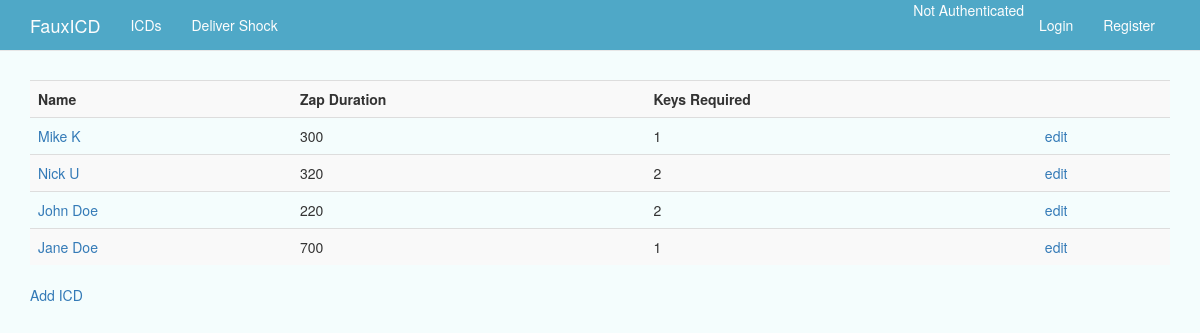
Before: /icd_index/ with the older database file.
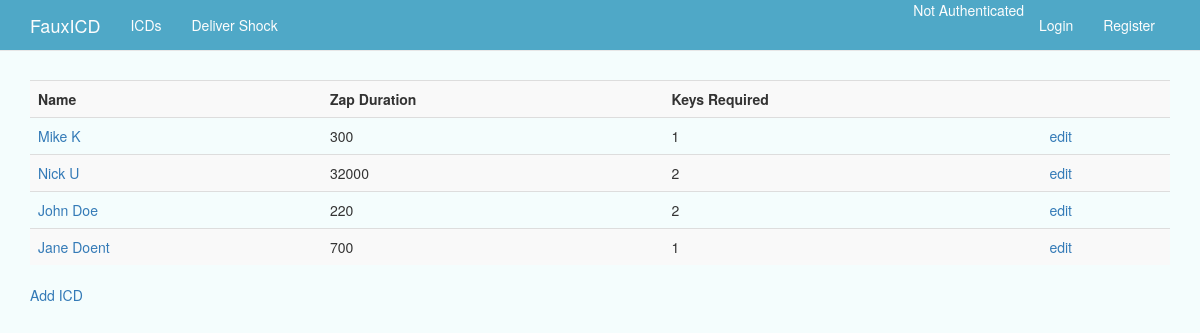
After: the same page with the newer database file.
### web/models.py (models this page shows, shortened)
class Icd(models.Model):
    name = models.CharField(max_length=128, unique=True)
    zap_duration = models.IntegerField(default=0) #duration of a zap in milliseconds
    keys_required = models.IntegerField(default=2) #num of encryption keys required to execute

### web/views.py (the view)
# urls.py: url(r'^icd_index/', views.icd_index, name='icd_index'),
def icd_index(request):
    icd_list = Icd.objects.all() #set the list of ICDs. Should return only one for demo
    context_dict = {'icd_list': icd_list}
    return render(request, 'web/icd_index.html',context_dict)

### templates/web/icd_index.html (shortened to what this page needs)
{% extends 'base.html' %}
{% block body_block %}
<div class="row">
  <div class="col-md-12">
    <table class="table table-striped">
      <tr>
          <th>Name</th>
          <th>Zap Duration</th>
          <th>Keys Required</th>
          <th></th>
      </tr>
      {% if icd_list %}
        {% for this_icd in icd_list %}
        <tr>
          <td><a href="{% url 'show_icd' id=this_icd.id %}">{{ this_icd.name }}</a></td>
          <td>{{ this_icd.zap_duration }}</td>
          <td>{{ this_icd.keys_required }}</td>
          <td><a href="{% url 'edit_icd' id=this_icd.id %}">edit</a></td>
        </tr>
        {% endfor %}
      {% endif %}
    </table>
  <div><a href="{% url 'add_icd' %}" >Add ICD</a></div>
  </div>
</div>
{% endblock %}

Changed rows visible on the page:
changed Icd "Nick U": zap_duration "320" → "32000"
changed Icd: name "Jane Doe" → "Jane Doent"
